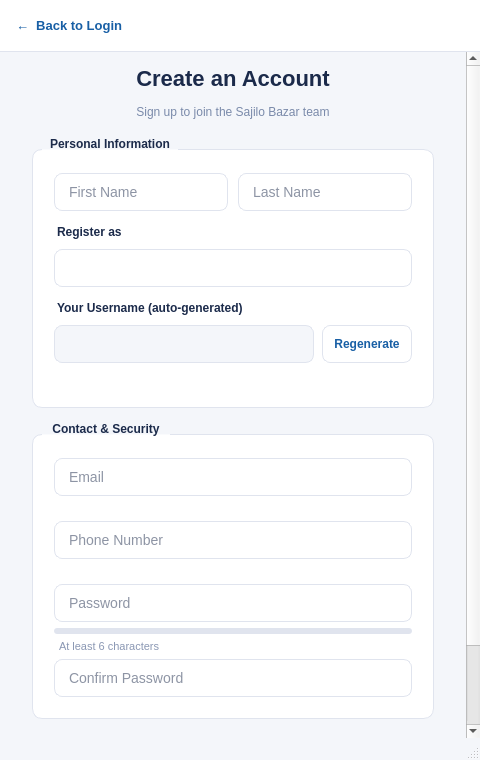
<?xml version="1.0" encoding="UTF-8"?>
<ui version="4.0">
 <class>Register</class>

 <widget class="QMainWindow" name="Register">
  <property name="geometry">
   <rect>
    <x>0</x>
    <y>0</y>
    <width>480</width>
    <height>760</height>
   </rect>
  </property>

  <property name="minimumSize">
   <size>
    <width>440</width>
    <height>640</height>
   </size>
  </property>

  <property name="windowTitle">
   <string>Sajilo Bazar - Register</string>
  </property>

  <property name="styleSheet">
   <string notr="true">
    /* ── Base / layout ─────────────────────────────────────────────── */
    QMainWindow, QWidget#centralwidget, QWidget#scrollAreaContents {
        background-color: #F4F6FA;
    }
    QFrame#topBar {
        background-color: #FFFFFF;
        border-bottom: 1px solid #E0E4EE;
    }
    QPushButton#backToLoginButton {
        background-color: transparent;
        color: #185FA5;
        border: none;
        font-size: 13px;
        font-weight: 600;
        text-align: left;
    }
    QPushButton#backToLoginButton:hover { color: #1B2A4A; }

    QLabel#titleLabel {
        color: #1B2A4A;
        font-size: 22px;
        font-weight: 700;
        padding-top: 6px;
    }
    QLabel#subtitleLabel {
        color: #7a8aaa;
        font-size: 12px;
        padding-bottom: 4px;
    }

    QGroupBox {
        background-color: #FFFFFF;
        border: 1px solid #E0E4EE;
        border-radius: 10px;
        margin-top: 12px;
        padding: 14px 12px 12px 12px;
        font-size: 12px;
        font-weight: 700;
        color: #1B2A4A;
    }
    QGroupBox::title {
        subcontrol-origin: margin;
        left: 10px;
        padding: 0 6px;
    }

    QLabel#roleLabel, QLabel#usernameLabel {
        color: #1B2A4A;
        font-size: 12px;
        font-weight: 600;
        padding-top: 4px;
    }

    QPushButton#regenerateUsernameButton {
        background-color: #FFFFFF;
        color: #185FA5;
        border: 1px solid #E0E4EE;
        border-radius: 8px;
        font-size: 12px;
        font-weight: 600;
    }
    QPushButton#regenerateUsernameButton:hover { background-color: #E8F1FB; }
    QPushButton#regenerateUsernameButton:disabled { color: #A9BCD8; }

    QLineEdit, QComboBox {
        border: 1px solid #E0E4EE;
        border-radius: 8px;
        padding: 8px 12px;
        font-size: 14px;
        background-color: #FFFFFF;
        color: #1B2A4A;
    }
    QLineEdit:focus, QComboBox:focus {
        border: 1px solid #185FA5;
        background-color: #E8F1FB;
    }
    QLineEdit:read-only {
        background-color: #F4F6FA;
        color: #5a6a8a;
    }
    QComboBox::drop-down {
        border: none;
        width: 24px;
    }

    QPushButton#submitButton {
        background-color: #185FA5;
        color: white;
        border: none;
        border-radius: 8px;
        font-size: 14px;
        font-weight: 600;
    }
    QPushButton#submitButton:hover   { background-color: #2D4A7A; }
    QPushButton#submitButton:pressed { background-color: #1B2A4A; }
    QPushButton#submitButton:disabled { background-color: #A9BCD8; }

    /* ── Hint labels (email/phone/username/password) ────────────────────
       Default = neutral grey. Runtime-only change is the "state" dynamic
       property, flipped from C++ via setLabelState(); every color for
       every state lives right here. ─────────────────────────────────── */
    QLabel#emailHintLabel, QLabel#phoneHintLabel,
    QLabel#usernameHintLabel, QLabel#passwordHintLabel {
        font-size: 11px;
        color: #8a97b3;
        padding-left: 2px;
    }
    QLabel#emailHintLabel[state="success"],
    QLabel#phoneHintLabel[state="success"],
    QLabel#usernameHintLabel[state="success"],
    QLabel#passwordHintLabel[state="success"] {
        color: #1E8449;
    }
    QLabel#emailHintLabel[state="error"],
    QLabel#phoneHintLabel[state="error"],
    QLabel#usernameHintLabel[state="error"],
    QLabel#passwordHintLabel[state="error"] {
        color: #C0392B;
    }
    /* Password strength has two extra in-between states the other hints
       don't use. */
    QLabel#passwordHintLabel[state="warning"] { color: #E1A100; }
    QLabel#passwordHintLabel[state="info"]    { color: #2E86C1; }

    /* ── Status label (bottom banner) ────────────────────────────────── */
    QLabel#statusLabel {
        font-size: 12px;
        padding-top: 4px;
    }
    QLabel#statusLabel[state="error"]   { color: #C0392B; }
    QLabel#statusLabel[state="success"] { color: #1E8449; }

    /* ── Password strength bar ───────────────────────────────────────────
       Default (empty "strength" property) = neutral track, no fill color
       override needed since value is 0. Each state below recolors the
       chunk only. ─────────────────────────────────────────────────────── */
    QProgressBar#passwordStrengthBar {
        border: none;
        border-radius: 3px;
        background-color: #E0E4EE;
    }
    QProgressBar#passwordStrengthBar::chunk {
        border-radius: 3px;
        background-color: #E0E4EE;
    }
    QProgressBar#passwordStrengthBar[strength="weak"]::chunk   { background-color: #C0392B; }
    QProgressBar#passwordStrengthBar[strength="fair"]::chunk   { background-color: #E1A100; }
    QProgressBar#passwordStrengthBar[strength="good"]::chunk   { background-color: #2E86C1; }
    QProgressBar#passwordStrengthBar[strength="strong"]::chunk { background-color: #1E8449; }
   </string>
  </property>

  <widget class="QWidget" name="centralwidget">

   <layout class="QVBoxLayout" name="outerLayout">
    <property name="leftMargin"><number>0</number></property>
    <property name="topMargin"><number>0</number></property>
    <property name="rightMargin"><number>0</number></property>
    <property name="bottomMargin"><number>0</number></property>
    <property name="spacing"><number>0</number></property>

    <!-- Top bar with back action -->
    <item>
     <widget class="QFrame" name="topBar">
      <property name="minimumSize"><size><width>0</width><height>52</height></size></property>
      <property name="maximumSize"><size><width>16777215</width><height>52</height></size></property>
      <layout class="QHBoxLayout" name="topBarLayout">
       <property name="leftMargin"><number>16</number></property>
       <property name="rightMargin"><number>16</number></property>
       <item>
        <widget class="QPushButton" name="backToLoginButton">
         <property name="cursor"><cursorShape>PointingHandCursor</cursorShape></property>
         <property name="text"><string>←  Back to Login</string></property>
        </widget>
       </item>
       <item>
        <spacer name="topBarSpacer">
         <property name="orientation"><enum>Qt::Horizontal</enum></property>
         <property name="sizeHint" stdset="0"><size><width>40</width><height>20</height></size></property>
        </spacer>
       </item>
      </layout>
     </widget>
    </item>

    <!-- Scrollable form body -->
    <item>
     <widget class="QScrollArea" name="scrollArea">
      <property name="widgetResizable"><bool>true</bool></property>
      <property name="frameShape"><enum>QFrame::NoFrame</enum></property>
      <widget class="QWidget" name="scrollAreaContents">
       <property name="geometry"><rect><x>0</x><y>0</y><width>460</width><height>900</height></rect></property>
       <layout class="QVBoxLayout" name="formLayout">
        <property name="leftMargin"><number>32</number></property>
        <property name="topMargin"><number>8</number></property>
        <property name="rightMargin"><number>32</number></property>
        <property name="bottomMargin"><number>24</number></property>
        <property name="spacing"><number>14</number></property>

        <item>
         <widget class="QLabel" name="titleLabel">
          <property name="text"><string>Create an Account</string></property>
          <property name="alignment"><set>Qt::AlignCenter</set></property>
         </widget>
        </item>

        <item>
         <widget class="QLabel" name="subtitleLabel">
          <property name="text"><string>Sign up to join the Sajilo Bazar team</string></property>
          <property name="alignment"><set>Qt::AlignCenter</set></property>
         </widget>
        </item>

        <!-- Section: Personal information -->
        <item>
         <widget class="QGroupBox" name="personalGroup">
          <property name="title"><string>Personal Information</string></property>
          <layout class="QVBoxLayout" name="personalGroupLayout">
           <property name="spacing"><number>10</number></property>

           <item>
            <layout class="QHBoxLayout" name="nameLayout">
             <property name="spacing"><number>10</number></property>
             <item>
              <widget class="QLineEdit" name="firstNameEdit">
               <property name="minimumSize"><size><width>0</width><height>38</height></size></property>
               <property name="placeholderText"><string>First Name</string></property>
              </widget>
             </item>
             <item>
              <widget class="QLineEdit" name="lastNameEdit">
               <property name="minimumSize"><size><width>0</width><height>38</height></size></property>
               <property name="placeholderText"><string>Last Name</string></property>
              </widget>
             </item>
            </layout>
           </item>

           <item>
            <widget class="QLabel" name="roleLabel">
             <property name="text"><string>Register as</string></property>
            </widget>
           </item>
           <item>
            <widget class="QComboBox" name="roleCombo">
             <property name="minimumSize"><size><width>0</width><height>38</height></size></property>
            </widget>
           </item>

           <item>
            <widget class="QLabel" name="usernameLabel">
             <property name="text"><string>Your Username (auto-generated)</string></property>
            </widget>
           </item>
           <item>
            <layout class="QHBoxLayout" name="usernameRow">
             <property name="spacing"><number>8</number></property>
             <item>
              <widget class="QLineEdit" name="usernameEdit">
               <property name="minimumSize"><size><width>0</width><height>38</height></size></property>
               <property name="readOnly"><bool>true</bool></property>
              </widget>
             </item>
             <item>
              <widget class="QPushButton" name="regenerateUsernameButton">
               <property name="minimumSize"><size><width>90</width><height>38</height></size></property>
               <property name="maximumSize"><size><width>90</width><height>38</height></size></property>
               <property name="cursor"><cursorShape>PointingHandCursor</cursorShape></property>
               <property name="text"><string>Regenerate</string></property>
              </widget>
             </item>
            </layout>
           </item>
           <item>
            <widget class="QLabel" name="usernameHintLabel">
             <property name="text"><string/></property>
             <property name="wordWrap"><bool>true</bool></property>
            </widget>
           </item>

          </layout>
         </widget>
        </item>

        <!-- Section: Contact and security -->
        <item>
         <widget class="QGroupBox" name="contactGroup">
          <property name="title"><string>Contact &amp;&amp; Security</string></property>
          <layout class="QVBoxLayout" name="contactGroupLayout">
           <property name="spacing"><number>6</number></property>

           <item>
            <widget class="QLineEdit" name="emailEdit">
             <property name="minimumSize"><size><width>0</width><height>38</height></size></property>
             <property name="placeholderText"><string>Email</string></property>
            </widget>
           </item>
           <item>
            <widget class="QLabel" name="emailHintLabel">
             <property name="text"><string/></property>
            </widget>
           </item>

           <item>
            <widget class="QLineEdit" name="phoneEdit">
             <property name="minimumSize"><size><width>0</width><height>38</height></size></property>
             <property name="placeholderText"><string>Phone Number</string></property>
            </widget>
           </item>
           <item>
            <widget class="QLabel" name="phoneHintLabel">
             <property name="text"><string/></property>
            </widget>
           </item>

           <item>
            <layout class="QHBoxLayout" name="passwordRow">
             <item>
              <widget class="QLineEdit" name="passwordEdit">
               <property name="minimumSize"><size><width>0</width><height>38</height></size></property>
               <property name="placeholderText"><string>Password</string></property>
               <property name="echoMode"><enum>QLineEdit::Password</enum></property>
              </widget>
             </item>
            </layout>
           </item>
           <item>
            <widget class="QProgressBar" name="passwordStrengthBar">
             <property name="minimumSize"><size><width>0</width><height>6</height></size></property>
             <property name="maximumSize"><size><width>16777215</width><height>6</height></size></property>
             <property name="minimum"><number>0</number></property>
             <property name="maximum"><number>4</number></property>
             <property name="value"><number>0</number></property>
             <property name="textVisible"><bool>false</bool></property>
            </widget>
           </item>
           <item>
            <widget class="QLabel" name="passwordHintLabel">
             <property name="text"><string>At least 6 characters</string></property>
            </widget>
           </item>

           <item>
            <widget class="QLineEdit" name="confirmPasswordEdit">
             <property name="minimumSize"><size><width>0</width><height>38</height></size></property>
             <property name="placeholderText"><string>Confirm Password</string></property>
             <property name="echoMode"><enum>QLineEdit::Password</enum></property>
            </widget>
           </item>

          </layout>
         </widget>
        </item>

        <item>
         <widget class="QLabel" name="statusLabel">
          <property name="text"><string/></property>
          <property name="wordWrap"><bool>true</bool></property>
          <property name="alignment"><set>Qt::AlignCenter</set></property>
         </widget>
        </item>

        <item>
         <widget class="QPushButton" name="submitButton">
          <property name="minimumSize"><size><width>0</width><height>42</height></size></property>
          <property name="cursor"><cursorShape>PointingHandCursor</cursorShape></property>
          <property name="text"><string>Submit for Approval</string></property>
         </widget>
        </item>

       </layout>
      </widget>
     </widget>
    </item>

   </layout>
  </widget>

  <widget class="QMenuBar" name="menubar"/>
  <widget class="QStatusBar" name="statusbar"/>

 </widget>
</ui>
